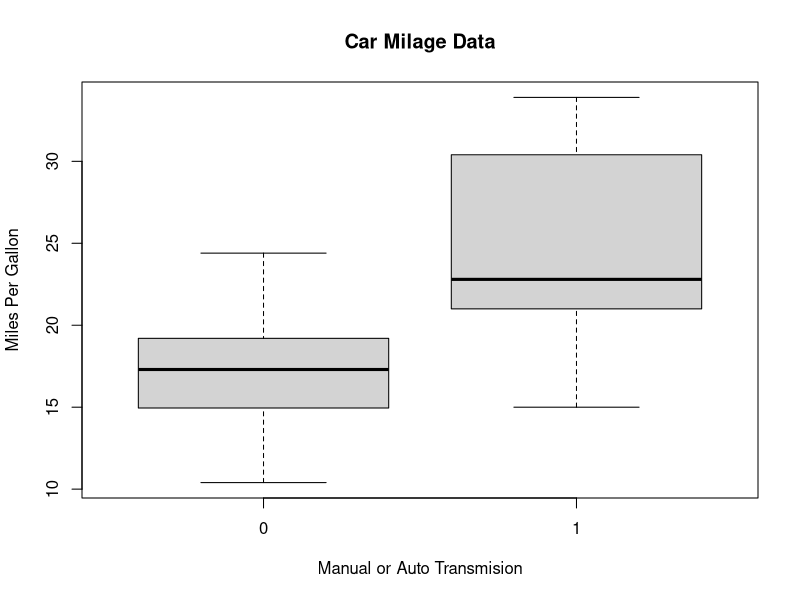

Source code (R):
data(mtcars)
require('car')
boxplot(mpg~factor(am),data=mtcars, main="Car Milage Data",
    xlab="Manual or Auto Transmision", ylab="Miles Per Gallon") 
mdl1<-lm(mpg~factor(am),mtcars)
mdl2<-lm(mpg~factor(am)+wt,mtcars)
mdl9<-lm(mpg~factor(am)+wt+hp,mtcars)
mdl10<-lm(mpg~factor(am)+wt+hp+disp,mtcars)
mdl11<-lm(mpg~factor(am)+wt+hp+disp+cyl,mtcars)
mdl12<-lm(mpg~factor(am)+wt+hp+drat,mtcars)
mdl13<-lm(mpg~factor(am)+wt+hp+qsec,mtcars)
mdl14<-lm(mpg~factor(am)+wt+hp+factor(vs),mtcars)
mdl15<-lm(mpg~factor(am)+wt+hp+gear,mtcars)
mdl16<-lm(mpg~factor(am)+wt+hp+carb,mtcars)
mdl17<-lm(mpg~factor(am)+wt+hp+carb+gear,mtcars)

vif(mdl2)
vif(mdl9)
vif(mdl10)
vif(mdl11)
anova(mdl2,mdl9,mdl10,mdl11)
vif(mdl9)
vif(mdl12)
anova(mdl9,mdl12)
vif(mdl9)
vif(mdl13)
anova(mdl9,mdl13)
vif(mdl9)
vif(mdl14)
anova(mdl9,mdl14)
vif(mdl9)
vif(mdl15)
anova(mdl9,mdl15)
vif(mdl9)
vif(mdl16)
anova(mdl9,mdl16)
vif(mdl9)
vif(mdl17)
anova(mdl9,mdl15,mdl16,mdl17)

deviance(mdl2)
deviance(mdl9)





